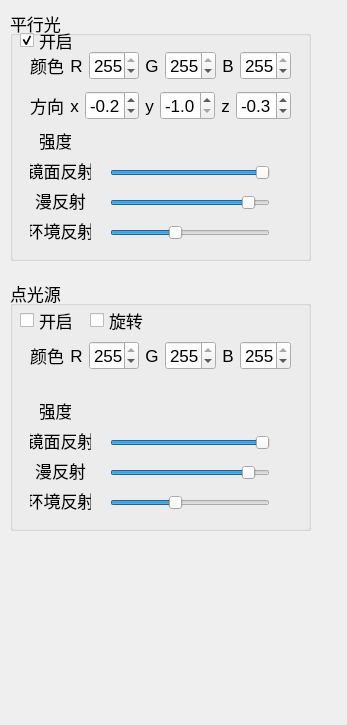
<?xml version="1.0" encoding="UTF-8"?>
<ui version="4.0">
 <class>LightSettingWidget</class>
 <widget class="QWidget" name="LightSettingWidget">
  <property name="geometry">
   <rect>
    <x>0</x>
    <y>0</y>
    <width>347</width>
    <height>725</height>
   </rect>
  </property>
  <property name="windowTitle">
   <string>Form</string>
  </property>
  <widget class="QGroupBox" name="directLight">
   <property name="geometry">
    <rect>
     <x>10</x>
     <y>10</y>
     <width>301</width>
     <height>251</height>
    </rect>
   </property>
   <property name="font">
    <font>
     <pointsize>13</pointsize>
    </font>
   </property>
   <property name="title">
    <string>平行光</string>
   </property>
   <widget class="QCheckBox" name="opened">
    <property name="geometry">
     <rect>
      <x>10</x>
      <y>20</y>
      <width>85</width>
      <height>20</height>
     </rect>
    </property>
    <property name="text">
     <string>开启</string>
    </property>
    <property name="checked">
     <bool>true</bool>
    </property>
   </widget>
   <widget class="QWidget" name="horizontalLayoutWidget">
    <property name="geometry">
     <rect>
      <x>20</x>
      <y>40</y>
      <width>261</width>
      <height>31</height>
     </rect>
    </property>
    <layout class="QHBoxLayout" name="colorLayout">
     <item>
      <widget class="QLabel" name="color_label">
       <property name="text">
        <string>颜色</string>
       </property>
       <property name="alignment">
        <set>Qt::AlignCenter</set>
       </property>
      </widget>
     </item>
     <item>
      <widget class="QLabel" name="red_label">
       <property name="text">
        <string>R</string>
       </property>
       <property name="alignment">
        <set>Qt::AlignCenter</set>
       </property>
      </widget>
     </item>
     <item>
      <widget class="QSpinBox" name="red">
       <property name="minimum">
        <number>0</number>
       </property>
       <property name="maximum">
        <number>255</number>
       </property>
       <property name="value">
        <number>255</number>
       </property>
      </widget>
     </item>
     <item>
      <widget class="QLabel" name="green_label">
       <property name="text">
        <string>G</string>
       </property>
       <property name="alignment">
        <set>Qt::AlignCenter</set>
       </property>
      </widget>
     </item>
     <item>
      <widget class="QSpinBox" name="green">
       <property name="maximum">
        <number>255</number>
       </property>
       <property name="value">
        <number>255</number>
       </property>
      </widget>
     </item>
     <item>
      <widget class="QLabel" name="blue_label">
       <property name="text">
        <string>B</string>
       </property>
       <property name="alignment">
        <set>Qt::AlignCenter</set>
       </property>
      </widget>
     </item>
     <item>
      <widget class="QSpinBox" name="blue">
       <property name="maximum">
        <number>255</number>
       </property>
       <property name="value">
        <number>255</number>
       </property>
      </widget>
     </item>
    </layout>
    <zorder>green_label</zorder>
    <zorder>red_label</zorder>
    <zorder>color_label</zorder>
    <zorder>blue_label</zorder>
    <zorder>red</zorder>
    <zorder>green</zorder>
    <zorder>blue</zorder>
   </widget>
   <widget class="QLabel" name="strength_label">
    <property name="geometry">
     <rect>
      <x>30</x>
      <y>120</y>
      <width>31</width>
      <height>20</height>
     </rect>
    </property>
    <property name="text">
     <string>强度</string>
    </property>
    <property name="alignment">
     <set>Qt::AlignCenter</set>
    </property>
   </widget>
   <widget class="QLabel" name="strength_label_specular">
    <property name="geometry">
     <rect>
      <x>20</x>
      <y>150</y>
      <width>61</width>
      <height>20</height>
     </rect>
    </property>
    <property name="text">
     <string>镜面反射</string>
    </property>
    <property name="alignment">
     <set>Qt::AlignCenter</set>
    </property>
   </widget>
   <widget class="QSlider" name="strength_specular">
    <property name="geometry">
     <rect>
      <x>100</x>
      <y>150</y>
      <width>160</width>
      <height>25</height>
     </rect>
    </property>
    <property name="maximum">
     <number>100</number>
    </property>
    <property name="value">
     <number>100</number>
    </property>
    <property name="orientation">
     <enum>Qt::Horizontal</enum>
    </property>
   </widget>
   <widget class="QLabel" name="strength_label_diffuse">
    <property name="geometry">
     <rect>
      <x>20</x>
      <y>180</y>
      <width>61</width>
      <height>20</height>
     </rect>
    </property>
    <property name="text">
     <string>漫反射</string>
    </property>
    <property name="alignment">
     <set>Qt::AlignCenter</set>
    </property>
   </widget>
   <widget class="QLabel" name="strength_label_ambient">
    <property name="geometry">
     <rect>
      <x>20</x>
      <y>210</y>
      <width>61</width>
      <height>20</height>
     </rect>
    </property>
    <property name="text">
     <string>环境反射</string>
    </property>
    <property name="alignment">
     <set>Qt::AlignCenter</set>
    </property>
   </widget>
   <widget class="QSlider" name="strength_diffuse">
    <property name="geometry">
     <rect>
      <x>100</x>
      <y>180</y>
      <width>160</width>
      <height>25</height>
     </rect>
    </property>
    <property name="maximum">
     <number>100</number>
    </property>
    <property name="value">
     <number>90</number>
    </property>
    <property name="orientation">
     <enum>Qt::Horizontal</enum>
    </property>
   </widget>
   <widget class="QSlider" name="strength_ambient">
    <property name="geometry">
     <rect>
      <x>100</x>
      <y>210</y>
      <width>160</width>
      <height>25</height>
     </rect>
    </property>
    <property name="maximum">
     <number>100</number>
    </property>
    <property name="value">
     <number>40</number>
    </property>
    <property name="orientation">
     <enum>Qt::Horizontal</enum>
    </property>
   </widget>
   <widget class="QWidget" name="horizontalLayoutWidget_2">
    <property name="geometry">
     <rect>
      <x>20</x>
      <y>80</y>
      <width>261</width>
      <height>31</height>
     </rect>
    </property>
    <layout class="QHBoxLayout" name="directionLayout">
     <item>
      <widget class="QLabel" name="dir_label">
       <property name="text">
        <string>方向</string>
       </property>
       <property name="alignment">
        <set>Qt::AlignCenter</set>
       </property>
      </widget>
     </item>
     <item>
      <widget class="QLabel" name="dx_label">
       <property name="text">
        <string>x</string>
       </property>
       <property name="alignment">
        <set>Qt::AlignCenter</set>
       </property>
      </widget>
     </item>
     <item>
      <widget class="QDoubleSpinBox" name="dx">
       <property name="decimals">
        <number>1</number>
       </property>
       <property name="minimum">
        <double>-1.000000000000000</double>
       </property>
       <property name="maximum">
        <double>1.000000000000000</double>
       </property>
       <property name="singleStep">
        <double>0.100000000000000</double>
       </property>
       <property name="value">
        <double>-0.200000000000000</double>
       </property>
      </widget>
     </item>
     <item>
      <widget class="QLabel" name="dy_label">
       <property name="text">
        <string>y</string>
       </property>
       <property name="alignment">
        <set>Qt::AlignCenter</set>
       </property>
      </widget>
     </item>
     <item>
      <widget class="QDoubleSpinBox" name="dy">
       <property name="decimals">
        <number>1</number>
       </property>
       <property name="minimum">
        <double>-1.000000000000000</double>
       </property>
       <property name="maximum">
        <double>1.000000000000000</double>
       </property>
       <property name="singleStep">
        <double>0.100000000000000</double>
       </property>
       <property name="value">
        <double>-1.000000000000000</double>
       </property>
      </widget>
     </item>
     <item>
      <widget class="QLabel" name="dz_label">
       <property name="text">
        <string>z</string>
       </property>
       <property name="alignment">
        <set>Qt::AlignCenter</set>
       </property>
      </widget>
     </item>
     <item>
      <widget class="QDoubleSpinBox" name="dz">
       <property name="decimals">
        <number>1</number>
       </property>
       <property name="minimum">
        <double>-1.000000000000000</double>
       </property>
       <property name="maximum">
        <double>1.000000000000000</double>
       </property>
       <property name="singleStep">
        <double>0.100000000000000</double>
       </property>
       <property name="value">
        <double>-0.300000000000000</double>
       </property>
      </widget>
     </item>
    </layout>
   </widget>
  </widget>
  <widget class="QGroupBox" name="pointLight">
   <property name="geometry">
    <rect>
     <x>10</x>
     <y>280</y>
     <width>301</width>
     <height>251</height>
    </rect>
   </property>
   <property name="font">
    <font>
     <pointsize>13</pointsize>
    </font>
   </property>
   <property name="title">
    <string>点光源</string>
   </property>
   <widget class="QCheckBox" name="opened_point">
    <property name="geometry">
     <rect>
      <x>10</x>
      <y>30</y>
      <width>85</width>
      <height>20</height>
     </rect>
    </property>
    <property name="text">
     <string>开启</string>
    </property>
    <property name="checked">
     <bool>false</bool>
    </property>
   </widget>
   <widget class="QWidget" name="horizontalLayoutWidget_3">
    <property name="geometry">
     <rect>
      <x>20</x>
      <y>60</y>
      <width>261</width>
      <height>31</height>
     </rect>
    </property>
    <layout class="QHBoxLayout" name="colorPoint">
     <item>
      <widget class="QLabel" name="color_label_point">
       <property name="text">
        <string>颜色</string>
       </property>
       <property name="alignment">
        <set>Qt::AlignCenter</set>
       </property>
      </widget>
     </item>
     <item>
      <widget class="QLabel" name="red_point_label">
       <property name="text">
        <string>R</string>
       </property>
       <property name="alignment">
        <set>Qt::AlignCenter</set>
       </property>
      </widget>
     </item>
     <item>
      <widget class="QSpinBox" name="red_point">
       <property name="minimum">
        <number>0</number>
       </property>
       <property name="maximum">
        <number>255</number>
       </property>
       <property name="value">
        <number>255</number>
       </property>
      </widget>
     </item>
     <item>
      <widget class="QLabel" name="green_point_label">
       <property name="text">
        <string>G</string>
       </property>
       <property name="alignment">
        <set>Qt::AlignCenter</set>
       </property>
      </widget>
     </item>
     <item>
      <widget class="QSpinBox" name="green_point">
       <property name="maximum">
        <number>255</number>
       </property>
       <property name="value">
        <number>255</number>
       </property>
      </widget>
     </item>
     <item>
      <widget class="QLabel" name="blue_point_label">
       <property name="text">
        <string>B</string>
       </property>
       <property name="alignment">
        <set>Qt::AlignCenter</set>
       </property>
      </widget>
     </item>
     <item>
      <widget class="QSpinBox" name="blue_point">
       <property name="maximum">
        <number>255</number>
       </property>
       <property name="value">
        <number>255</number>
       </property>
      </widget>
     </item>
    </layout>
   </widget>
   <widget class="QLabel" name="strength_label_point">
    <property name="geometry">
     <rect>
      <x>30</x>
      <y>120</y>
      <width>31</width>
      <height>20</height>
     </rect>
    </property>
    <property name="text">
     <string>强度</string>
    </property>
    <property name="alignment">
     <set>Qt::AlignCenter</set>
    </property>
   </widget>
   <widget class="QLabel" name="strength_label_specular_point">
    <property name="geometry">
     <rect>
      <x>20</x>
      <y>150</y>
      <width>61</width>
      <height>20</height>
     </rect>
    </property>
    <property name="text">
     <string>镜面反射</string>
    </property>
    <property name="alignment">
     <set>Qt::AlignCenter</set>
    </property>
   </widget>
   <widget class="QSlider" name="strength_specular_point">
    <property name="geometry">
     <rect>
      <x>100</x>
      <y>150</y>
      <width>160</width>
      <height>25</height>
     </rect>
    </property>
    <property name="maximum">
     <number>100</number>
    </property>
    <property name="value">
     <number>100</number>
    </property>
    <property name="orientation">
     <enum>Qt::Horizontal</enum>
    </property>
   </widget>
   <widget class="QLabel" name="strength_label_diffuse_point">
    <property name="geometry">
     <rect>
      <x>20</x>
      <y>180</y>
      <width>61</width>
      <height>20</height>
     </rect>
    </property>
    <property name="text">
     <string>漫反射</string>
    </property>
    <property name="alignment">
     <set>Qt::AlignCenter</set>
    </property>
   </widget>
   <widget class="QLabel" name="strength_label_ambient_point">
    <property name="geometry">
     <rect>
      <x>20</x>
      <y>210</y>
      <width>61</width>
      <height>20</height>
     </rect>
    </property>
    <property name="text">
     <string>环境反射</string>
    </property>
    <property name="alignment">
     <set>Qt::AlignCenter</set>
    </property>
   </widget>
   <widget class="QSlider" name="strength_diffuse_point">
    <property name="geometry">
     <rect>
      <x>100</x>
      <y>180</y>
      <width>160</width>
      <height>25</height>
     </rect>
    </property>
    <property name="maximum">
     <number>100</number>
    </property>
    <property name="value">
     <number>90</number>
    </property>
    <property name="orientation">
     <enum>Qt::Horizontal</enum>
    </property>
   </widget>
   <widget class="QSlider" name="strength_ambient_point">
    <property name="geometry">
     <rect>
      <x>100</x>
      <y>210</y>
      <width>160</width>
      <height>25</height>
     </rect>
    </property>
    <property name="maximum">
     <number>100</number>
    </property>
    <property name="value">
     <number>40</number>
    </property>
    <property name="orientation">
     <enum>Qt::Horizontal</enum>
    </property>
   </widget>
   <widget class="QCheckBox" name="rotate_light_point">
    <property name="enabled">
     <bool>true</bool>
    </property>
    <property name="geometry">
     <rect>
      <x>80</x>
      <y>30</y>
      <width>85</width>
      <height>20</height>
     </rect>
    </property>
    <property name="text">
     <string>旋转</string>
    </property>
    <property name="checked">
     <bool>false</bool>
    </property>
   </widget>
  </widget>
 </widget>
 <resources/>
 <connections/>
</ui>
